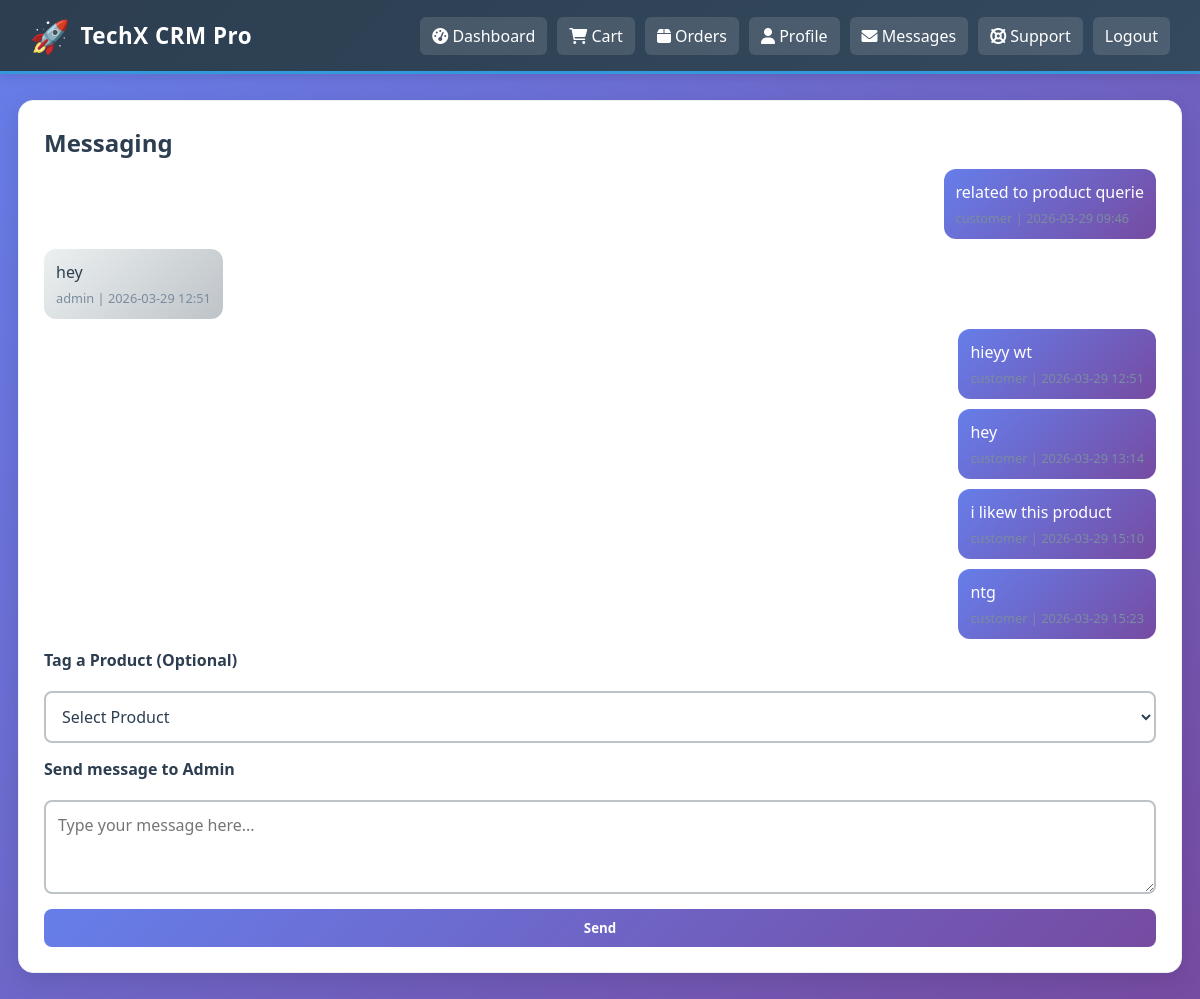
Page /customer/messages (signed in) on the committed database.
### models.py (models this page shows)
class Message(db.Model):
    id = db.Column(db.Integer, primary_key=True)
    sender_id = db.Column(db.Integer, db.ForeignKey('user.id'), nullable=True)
    receiver_id = db.Column(db.Integer, db.ForeignKey('user.id'), nullable=True)
    role = db.Column(db.String(20), nullable=False)
    content = db.Column(db.Text, nullable=False)
    created_at = db.Column(db.DateTime, nullable=False)

### app.py (the view)
        def decorated(*args, **kwargs):
            if 'user_id' not in session:
                return redirect(url_for('login'))
            if role and session.get('role') != role:
                return redirect(url_for('login'))
            return fn(*args, **kwargs)

### app.py (called while the page is built, shortened)
def login_required(role=None):
    def wrapper(fn):
        def decorated(*args, **kwargs):
            if 'user_id' not in session:
                return redirect(url_for('login'))
            if role and session.get('role') != role:
                return redirect(url_for('login'))
            return fn(*args, **kwargs)
        decorated.__name__ = fn.__name__
        return decorated
    return wrapper

@app.route('/customer/messages', methods=['GET', 'POST'])
@login_required(role='customer')
def customer_messages():
    messages = Message.query.filter((Message.sender_id == session['user_id']) | (Message.receiver_id == session['user_id'])).order_by(Message.created_at).all()
    products = Product.query.all()
    return render_template('customer_messages.html', messages=messages, products=products)

### templates/customer_messages.html (shortened to what this page needs)
{% extends 'layout.html' %}
{% block content %}
<div class="card">
  <h2>Messaging</h2>
  <div class="message-list">
    {% for message in messages %}
    <div class="message {{ 'from-you' if message.role == 'customer' else 'from-admin' }}">
      <div class="message-text">{{ message.content }}</div>
      <div class="message-meta">{{ message.role }} | {{ message.created_at.strftime('%Y-%m-%d %H:%M') }}</div>
    </div>
    {% endfor %}
  </div>
  <form method="post" class="form-grid">
    <label>Tag a Product (Optional)</label>
    <select name="product_id">
      <option value="">Select Product</option>
    </select>
    <label>Send message to Admin</label>
    <textarea name="content" rows="3" required placeholder="Type your message here..."></textarea>
    <button type="submit" class="button-primary">Send</button>
  </form>
</div>
{% endblock %}

### templates/layout.html (shortened to what this page needs)
<!DOCTYPE html>
<html lang="en">
  <head>
    <link rel="stylesheet" href="{{ url_for('static', filename='css/style.css') }}" />
    <link rel="stylesheet" href="https://cdnjs.cloudflare.com/ajax/libs/font-awesome/6.0.0/css/all.min.css">
  </head>
  <body>
    <header class="navbar">
    <div class="brand">
        <span class="icon-logo">🚀</span> TechX CRM Pro
      </div>
      <nav class="nav-links">
        {% if session.get('user_id') and session.get('role') == 'customer' %}
        <a href="{{ url_for('customer_dashboard') }}"><i class="fas fa-tachometer-alt"></i> Dashboard</a>
        <a href="{{ url_for('customer_cart') }}"><i class="fas fa-shopping-cart"></i> Cart</a>
        <a href="{{ url_for('customer_orders') }}"><i class="fas fa-box"></i> Orders</a>
        <a href="{{ url_for('customer_profile') }}"><i class="fas fa-user"></i> Profile</a>
        <a href="{{ url_for('customer_messages') }}"><i class="fas fa-envelope"></i> Messages</a>
        <a href="{{ url_for('customer_ticket') }}"><i class="fas fa-life-ring"></i> Support</a>
        {% endif %}
        {% if session.get('user_id') %}
        <a href="{{ url_for('logout') }}" class="logout">Logout</a>
        {% else %}
        <a href="{{ url_for('login') }}">Login</a>
        {% endif %}
      </nav>
    </header>
    <main class="container">
      {% block content %}{% endblock %}
    </main>
  </body>
</html>

### static/css/style.css (style rules this page uses)
* { box-sizing:border-box;font-family:'Segoe UI', Tahoma, Geneva, Verdana, sans-serif;margin:0;padding:0 }
body { background:linear-gradient(135deg, #667eea 0%, #764ba2 100%);color:#2c3e50;min-height:100vh;transition:background-color 0.3s ease }
a { transition:all 0.3s ease }
.navbar { display:flex;justify-content:space-between;align-items:center;padding:14px 30px;background:linear-gradient(135deg, #2c3e50 0%, #34495e 100%);color:#fff;box-shadow:0 2px 12px rgba(0,0,0,.12);flex-wrap:wrap;gap:10px;transition:background-color 0.3s ease;border-bottom:3px solid #3498db }
.brand { font-size:1.4rem;font-weight:700;letter-spacing:0.5px;display:flex;align-items:center }
.nav-links { display:flex;align-items:center;flex-wrap:wrap;gap:10px;justify-content:flex-end }
.nav-links a { padding:8px 12px;border-radius:6px;background:rgba(255,255,255,.12);color:#fff;transition:all 0.3s ease;white-space:nowrap;text-decoration:none }
.logout { background:#e74c3c;color:#fff }
.container { max-width:1200px;margin:26px auto;padding:0 18px }
.card { background:#fff;border-radius:15px;box-shadow:0 8px 25px rgba(0,0,0,.1);padding:25px;margin-bottom:20px;transition:box-shadow 0.3s ease,transform 0.3s ease;border:1px solid #ecf0f1 }
.button,.button-primary { display:inline-block;padding:10px 16px;border:none;border-radius:8px;background:linear-gradient(135deg, #667eea 0%, #764ba2 100%);color:#fff;font-weight:600;cursor:pointer;transition:all 0.3s ease;text-decoration:none;text-align:center }
.form-grid { display:grid;grid-template-columns:1fr;gap:15px }
.form-grid label { font-weight:600;color:#2c3e50;margin-bottom:5px;display:block }
.form-grid input,.form-grid select,.form-grid textarea { padding:12px;border:2px solid #bdc3c7;border-radius:8px;width:100%;background:#fff;color:#2c3e50;transition:all 0.3s ease;font-size:1rem }
.message-list { display:flex;flex-direction:column;gap:10px;padding:10px 0 }
.message { border-radius:12px;padding:12px;max-width:70%;transition:all 0.3s ease }
.from-you { background:linear-gradient(135deg, #667eea 0%, #764ba2 100%);color:#fff;align-self:flex-end }
.from-admin { background:linear-gradient(135deg, #ecf0f1 0%, #bdc3c7 100%);color:#2c3e50;align-self:flex-start }
.message-meta { font-size:.8rem;color:#7a8c9e;margin-top:6px }
.icon-logo { font-size:2rem;margin-right:10px }
.message { animation:slideIn 0.5s ease }
.from-you { animation:slideInRight 0.5s ease }
.from-admin { animation:slideInLeft 0.5s ease }

### rows in the picture
Message: content "related to product querie", role "customer", created_at "2026-03-29 09:46"
Message: content "hey", role "admin", created_at "2026-03-29 12:51"
Message: content "hieyy wt", role "customer", created_at "2026-03-29 12:51"
Message: content "hey", role "customer", created_at "2026-03-29 13:14"
Message: content "i likew this product", role "customer", created_at "2026-03-29 15:10"
Message: content "ntg", role "customer", created_at "2026-03-29 15:23"
